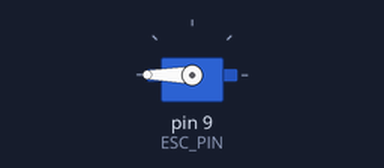
A program run on a simulated Arduino Uno, built with avr-gcc and run on an emulated ATmega328P. Shown: servo.

Above: at 0.1 s.
At 7.1 s:
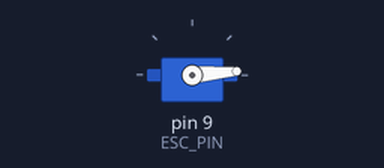
Timing chart, 0 to 8.6 s (numbered marks = the images above):
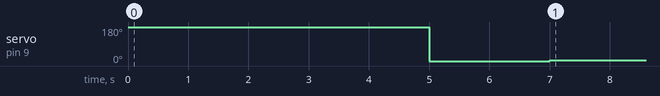

Measured:
- by itself, servo on pin 9 (ESC_PIN): 180° → 0° at 5.0 s, → 5° 2.0 s later

The program:

main.cpp
```cpp
#include <Arduino.h>
#include <Servo.h>

// esc pin (it can be any PWM pin)
#define ESC_PIN 9

// Create a new instance of the Server class
Servo esc;

// Function to calibrate the ESC
void calibrateESC();

void setup()
{
  calibrateESC();
  esc.write(5);
}

void loop()
{
}

void calibrateESC()
{
  /*
    attach(pin, min, max)-> default min value is 544 and max value is 2400 in servo library
    but for ESC the min value can be 1000 and max value can be 2000
    these values are in the micro-seconds
  */
  esc.attach(ESC_PIN, 1000, 2000);
  esc.write(180);
  delay(5000);
  esc.write(0);
  delay(2000);
}
```
